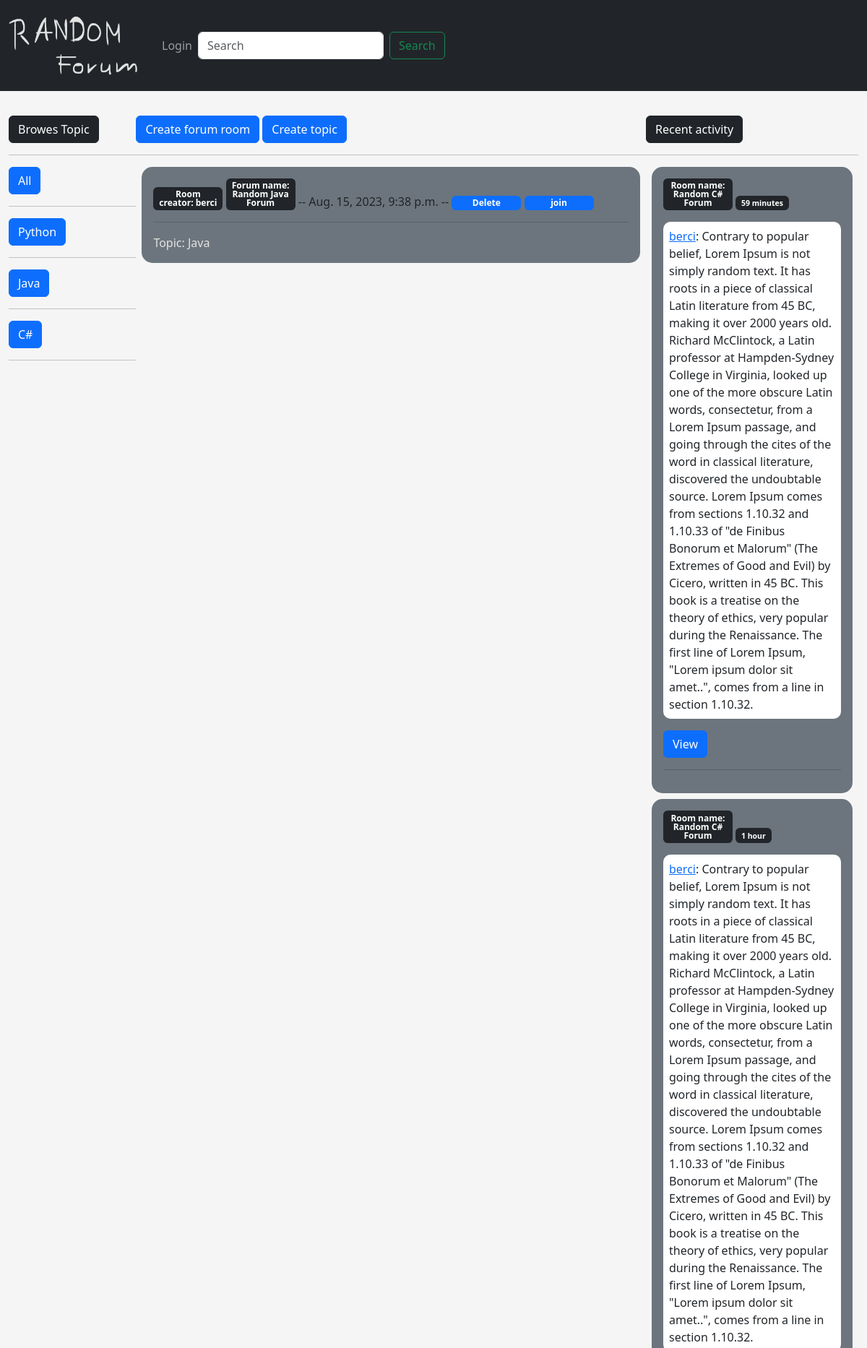
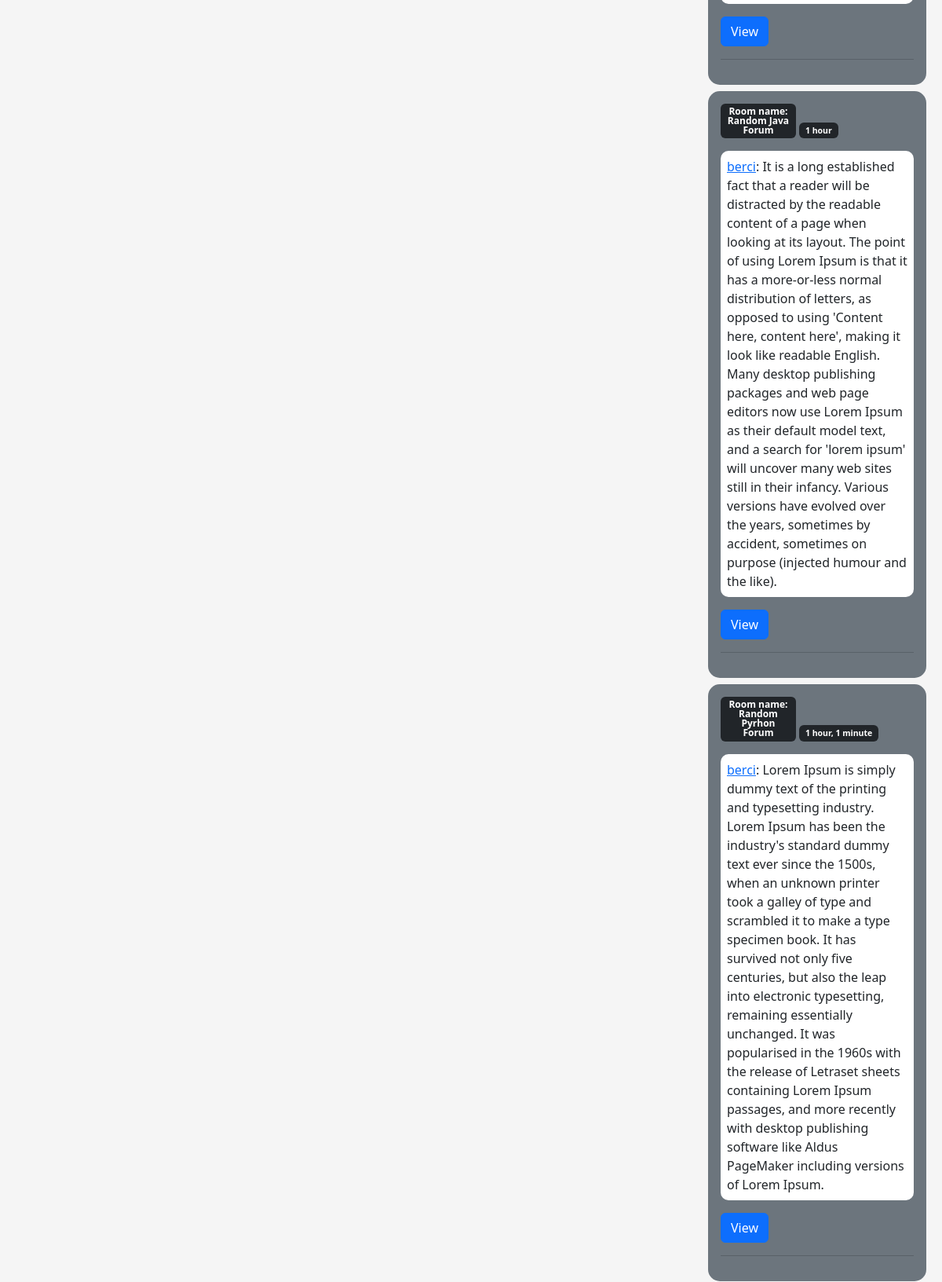
Screenshot of /?q=Java (upper part) with the database file from the repository (2 pictures, top to bottom).
### base/models.py (models this page shows, shortened)
class Topic(models.Model):
    name = models.CharField(max_length=50)
    def __str__(self):
        return self.name

class ForumRoom(models.Model):
    creator = models.ForeignKey(User, on_delete=models.SET_NULL, null=True)
    name = models.CharField(max_length=50)
    topic = models.ForeignKey(Topic, on_delete=models.SET_NULL, null=True)
    description = models.TextField()
    participiants = models.ManyToManyField(User, related_name='participiants', blank=True)
    updated = models.DateTimeField(auto_now=True)
    created_at = models.DateTimeField(auto_now_add=True)
    class Meta:
        ordering = ['-created_at']

class Message(models.Model):
    user = models.ForeignKey(User, on_delete=models.CASCADE, null=False)
    room = models.ForeignKey(ForumRoom, on_delete=models.CASCADE, null=False)
    body = models.TextField()
    updated = models.DateTimeField(auto_now=True)
    created_at = models.DateTimeField(auto_now_add=True)
    class Meta:
        ordering = ['-updated']

### base/views.py (the view)
# urls.py: path('', views.index, name='index'),
def index(request):
    q = request.GET.get('q') if request.GET.get('q') != None else ''
    rooms = ForumRoom.objects.filter(
        Q(topic__name__icontains=q) |
        Q(name__icontains=q) |
        Q(description__icontains=q) |
        Q(creator__username__icontains=q)
    )
    topics = Topic.objects.all()[:5]
    roomMessages = Message.objects.all()[:5]
    context = {'rooms': rooms, 'roomMessages': roomMessages, 'topics': topics}
    return render(request, 'base/home.html', context)

### base/templates/base/home.html
{% extends 'index.html' %}
{% block content %}
<div class="home-container">
    <div>
        {% include 'base/topic.html' %}
    </div>
    <div>
        <a class="btn btn-primary" href="{% url 'createRoom' %}" role="button">Create forum room</a>  <a class="btn btn-primary" href="{% url 'createTopic' %}" role="button">Create topic</a>
        <hr>
        {% for room in rooms %}
            <div class="bg-secondary element-name">
                <a class="a badge bg-dark text-wrap" href="{% url 'profilePage' room.creator.id%}">Room creator: {{ room.creator }}</a>
                <a class="a badge bg-dark text-wrap">Forum name: {{room.name}}</a> -- {{room.created_at}} -- <a class="a badge bg-primary text-wrap" href = "{% url 'deleteRoom' room.id %}">Delete</a> <a class="a badge bg-primary text-wrap" href="{% url 'roomPage' room.id %}?q=room.name">join</a>
                <hr>
                <a class="a" href="{% url 'index' %}?q={{room.topic.name}}">Topic: {{room.topic}}</a>
            </div>
        {% endfor %}
    </div>
    <div>
        {% include 'base/acitivity.html' %}
    </div>
</div>
{% endblock content %}

### base/templates/base/topic.html
    <div class="btn btn-dark">Browes Topic</div>
    <hr>
    <a href="{% url 'index' %}" class="btn btn-primary">All</a>
    <hr>
    {% for topic in topics %}
        <div >
            <a href="{% url 'index' %}?q={{topic.name}}" class="btn btn-primary">{{topic.name}}</a>
            <hr>
        </div>
    {% endfor %}

### base/templates/base/acitivity.html
    <div class="btn btn-dark">Recent activity</div>
    <hr>
    {% for message in roomMessages %}
        <div class="bg-secondary element-name">
            <strong class="a badge bg-dark text-wrap">Room name: {{ message.room.name }}</strong>
            <p class="badge bg-dark text-wrap"><small> {{message.created_at | timesince}}</small></p>
            <p class="message"><a href="{% url 'profilePage' message.user.id%}">{{message.user}}</a>: {{message.body}} </p>
            <form action="{% url 'roomPage' message.room.id %}">
                <input class="btn btn-primary" type="submit" value="View" />
            </form>
            <hr>
        </div>
    {% endfor %}

### static/styles/index.css (style rules this page uses)
body { background-color: whitesmoke !important; }
.a { width: 6rem; color: #e3e3e3; text-decoration: none; }
.home-container { width: 100%; display: flex; justify-content: center; align-content: center; }
.home-container > div:nth-of-type(1) { width: 15%; }
.home-container > div:nth-of-type(2) { width: 60%; }
.home-container > div:nth-of-type(3) { width: 25%; }
.element-name { margin:0.5em; padding:1em; border-radius: 15px; }
.message { background-color: white; border-radius: 10px; padding: 0.5em; max-width: 55em; word-break: break-word }

### rows the page displays
Topic: name "Python"
Topic: name "Java"
Topic: name "C#"
ForumRoom: creator "berci", name "Random Java Forum", created_at "Aug. 15, 2023, 9:38 p.m.", topic "Java"
Message: room.name "Random C# Forum", created_at "59 minutes", user "berci", body "Contrary to popular belief, Lorem Ipsum is not simply random text. It has roots in a piece of classical Latin literature from 45 BC, making it over 2000 years old. Richard McClintock, a Latin professor at Hampden-Sydney College in Virginia, looked up one of the more obscure Latin words, consectetur, from a Lorem Ipsum passage, and going through the cites of the word in classical literature, discovered the undoubtable source. Lorem Ipsum comes from sections 1.10.32 and 1.10.33 of \"de Finibus Bonorum et Malorum\" (The Extremes of Good and Evil) by Cicero, written in 45 BC. This book is a treatise on the theory of ethics, very popular during the Renaissance. The first line of Lorem Ipsum,…"
Message: room.name "Random C# Forum", created_at "1 hour", user "berci", body "Contrary to popular belief, Lorem Ipsum is not simply random text. It has roots in a piece of classical Latin literature from 45 BC, making it over 2000 years old. Richard McClintock, a Latin professor at Hampden-Sydney College in Virginia, looked up one of the more obscure Latin words, consectetur, from a Lorem Ipsum passage, and going through the cites of the word in classical literature, discovered the undoubtable source. Lorem Ipsum comes from sections 1.10.32 and 1.10.33 of \"de Finibus Bonorum et Malorum\" (The Extremes of Good and Evil) by Cicero, written in 45 BC. This book is a treatise on the theory of ethics, very popular during the Renaissance. The first line of Lorem Ipsum,…"
Message: room.name "Random Java Forum", created_at "1 hour", user "berci", body "It is a long established fact that a reader will be distracted by the readable content of a page when looking at its layout. The point of using Lorem Ipsum is that it has a more-or-less normal distribution of letters, as opposed to using 'Content here, content here', making it look like readable English. Many desktop publishing packages and web page editors now use Lorem Ipsum as their default model text, and a search for 'lorem ipsum' will uncover many web sites still in their infancy. Various versions have evolved over the years, sometimes by accident, sometimes on purpose (injected humour and the like)."
Message: room.name "Random Pyrhon Forum", created_at "1 hour, 1 minute", user "berci", body "Lorem Ipsum is simply dummy text of the printing and typesetting industry. Lorem Ipsum has been the industry's standard dummy text ever since the 1500s, when an unknown printer took a galley of type and scrambled it to make a type specimen book. It has survived not only five centuries, but also the leap into electronic typesetting, remaining essentially unchanged. It was popularised in the 1960s with the release of Letraset sheets containing Lorem Ipsum passages, and more recently with desktop publishing software like Aldus PageMaker including versions of Lorem Ipsum."
